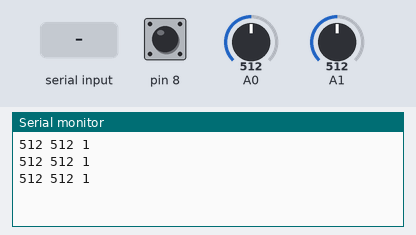
Bench run of a sketch on a simulated Arduino Uno, built with avr-gcc and run on an emulated ATmega328P. Shown: the last lines printed to the serial monitor. Inputs (shaded band) come from the test bench; at power-on: A0 = 512, A1 = 512, pin 8 HIGH.

Above: at 1.2 s.
1.3 s: "a" received over Serial
At 1.88 s:
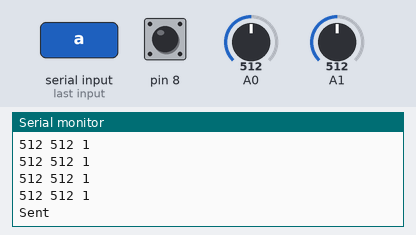
3.0 s: A0 set to 716
At 3.5 s:
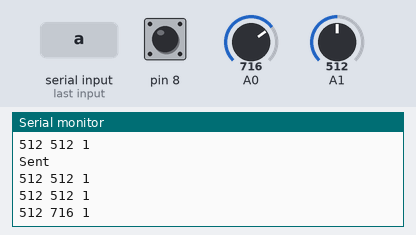
4.5 s: A1 set to 716
At 5.0 s:
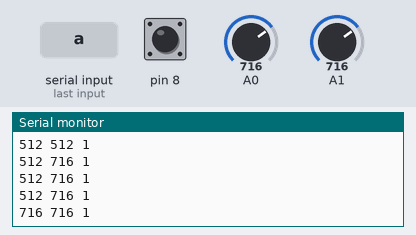
6.0 s: pin 8 pulled LOW for 0.15 s
At 6.5 s:
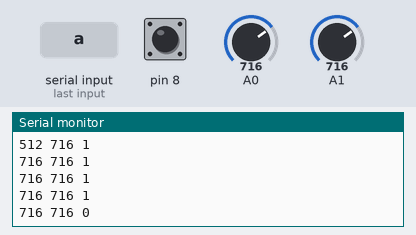
7.6 s: A0 set to 900
At 8.0 s:
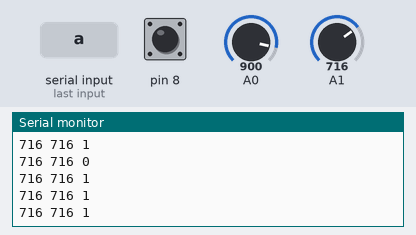
9.1 s: pin 8 pulled LOW for 1 s
At 10.0 s:
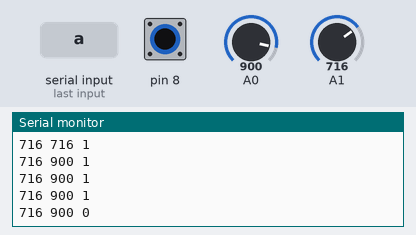
Timing chart, 0 to 12.1 s (numbered marks = the images above; inputs shaded):
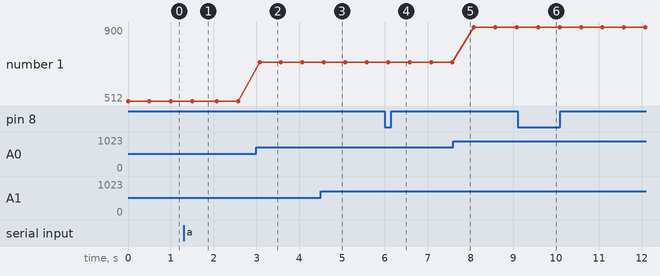

The sketch:

ArduinoIntegrated.ino
```cpp
#include <IRremote.h>

IRsend irsend;

void setup() {
  Serial.begin(9600);

  pinMode(8, INPUT_PULLUP); //조이스틱 z축
}

void loop() {
  // x coordinate
  Serial.print(analogRead(A1));
  Serial.print(" ");
  // y coordinate
  Serial.print(analogRead(A0));
  Serial.print(" ");
  // z coordinate (switch status)
  Serial.print(digitalRead(8));

  char i=Serial.read();
  if (i == 'a'){
    irsend.sendRC5(0x5ED9768, 28);   // 0x 뒤에 입력하고 싶은 HEX 값 기입
    Serial.println();
    Serial.print("Sent");
  }

  Serial.println();
  delay(500);

}
```

Measured:
- after the input at 1.3 s, the serial monitor: prints a new line after 0.27 s (image 1)
- after the input at 3.0 s, the serial monitor: prints a new line after 0.07 s (image 2)
- after the input at 4.5 s, the serial monitor: prints a new line after 0.07 s (image 3)
- after the input at 6.0 s, the serial monitor: prints a new line after 0.08 s (image 4)
- after the input at 9.1 s, the serial monitor: prints a new line after 0.48 s (image 6)
- plotted number 1: 512 → 716 after the input at 3.0 s, 716 → 900 after the input at 7.6 s
